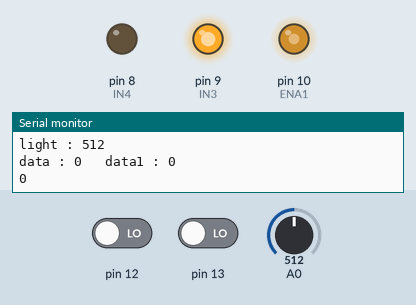
This sketch was run on a simulated Arduino Uno, built with avr-gcc and run on an emulated ATmega328P. On the bench: output pins drawn as LEDs (lit = HIGH), the last lines printed to the serial monitor. The test bench sets the inputs (shaded band); at power-on: pin 13 LOW, pin 12 LOW, A0 = 512.

Above: at 1.2 s.
1.3 s: pin 13 driven HIGH
At 4.2 s:
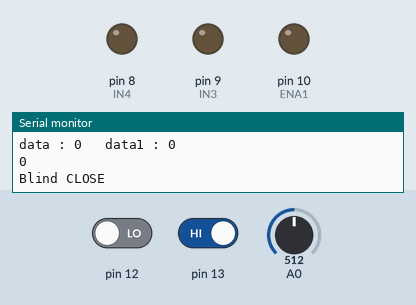
6.4 s: pin 12 driven HIGH
At 6.8 s:
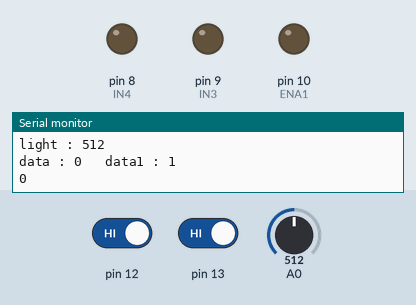
11.5 s: A0 set to 106
13.6 s: A0 set to 92
At 15.1 s:
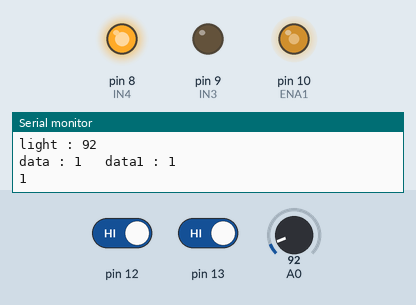
18.7 s: A0 set to 110
At 19.3 s:
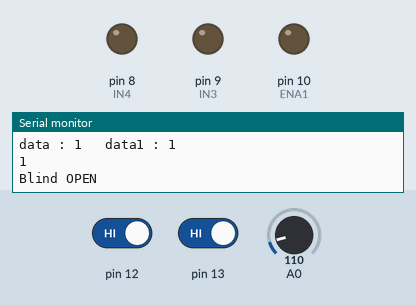
20.7 s: A0 set to 90
At 24.4 s:
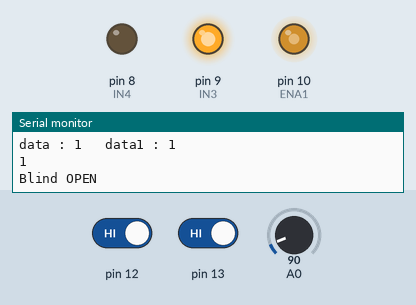
Timing chart, 0 to 26.8 s (numbered marks = the images above; inputs shaded):
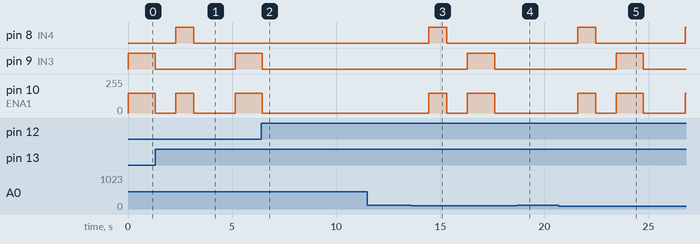

Measured:
- the behaviour switches between 101 and 100 on A0 (found by bisection; images 2 and 3)
- after the input at 1.3 s, pin 8 (IN4): LOW → HIGH after 1.0 s, → LOW 0.85 s later
- after the input at 6.4 s, pin 8 (IN4): stays LOW (without the input it goes to HIGH after 1.1 s); pin 9 (IN3): goes on until 6.5 s, then stays LOW; pin 10 (ENA1): goes on until 6.5 s, then stays 0/255
- after the input at 13.6 s, pin 8 (IN4): LOW → HIGH after 0.86 s, → LOW 0.85 s later; pin 9 (IN3): LOW → HIGH after 2.7 s, → LOW 1.3 s later; pin 10 (ENA1): 0/255 → 150/255 after 0.86 s, → 0/255 0.85 s later, → 150/255 1.0 s later, → 0/255 1.3 s later
- after the input at 18.7 s, pin 8 (IN4): stays LOW (without the input it goes to HIGH after 0.91 s); pin 10 (ENA1): stays 0/255 (without the input it goes to 150/255 after 0.91 s)
- after the input at 20.7 s, pin 8 (IN4): LOW → HIGH after 0.91 s, → LOW 0.85 s later, → HIGH 4.3 s later; pin 9 (IN3): LOW → HIGH after 2.8 s, → LOW 1.3 s later; pin 10 (ENA1): goes 150/255 0.85 s, 0/255 1.0 s, 150/255 1.3 s, 0/255 2.0 s, then 150/255, starting after 0.91 s

The sketch:

Blind.ino
```cpp
int ENA1 = 10;
int IN3 = 9;
int IN4 = 8;
int L = 0;

boolean check = false;

void Rotation() {
  digitalWrite(IN3,HIGH);
  digitalWrite(IN4,LOW);
  analogWrite(ENA1,150);
} //열기

void Reverse() {
  digitalWrite(IN3,LOW);
  digitalWrite(IN4,HIGH);
  analogWrite(ENA1,150);
} //닫기

void AllStop() {
  digitalWrite(IN3,LOW);
  digitalWrite(IN4,LOW);
  analogWrite(ENA1,0);
} //멈춤

void setup() {
  // put your setup code here, to run once:
  pinMode(IN3,OUTPUT);
  pinMode(IN4,OUTPUT);
  pinMode(ENA1,OUTPUT);
  Serial.begin(9600);
  pinMode(12,INPUT);
  pinMode(13,INPUT);
  digitalWrite(12,LOW);
  digitalWrite(13,LOW);
}

void loop() {
  // put your main code here, to run repeatedly:
  L = analogRead(A0);
  Serial.print("light : ");
  Serial.print(analogRead(A0));
  Serial.println("");
  Serial.print("data : ");
  Serial.print(digitalRead(12));
  Serial.print("   data1 : ");
  Serial.println(digitalRead(13));
  Serial.println(check);
  Serial.println("\n");

 //check == false 블라인드 닫힌상황
 //check == true 블라인드 열린상황

  if(L <= 100){ // 밝으면
    if(check == true){
      Reverse();
      delay(850);
      check = false;
    }
    AllStop();
    delay(1000);
  }
  else if(L >= 350){ //어두우면
    if(check == false){
      Rotation();
      delay(1300);
      check = true;
    }
    AllStop();
    delay(1000);
  }

  if(digitalRead(12) == 1){
    Serial.println("Blind OPEN\n");
    if(check == false){
      Rotation();
      delay(1300);
      check = true;
    }
    AllStop();
  }
  else if(digitalRead(13) == 1){
    Serial.println("Blind CLOSE\n");
    if(check == true){
      Reverse();
      delay(850);
      check = false;
    }
    AllStop();
  }
  else {
    AllStop();
  }

  delay(2000);

}
```
